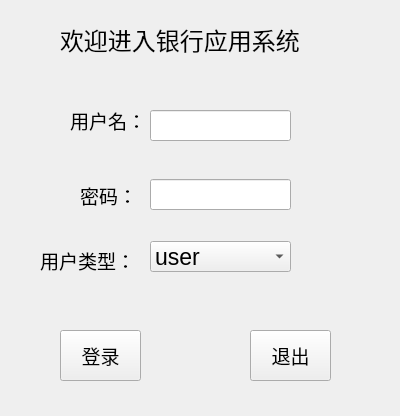
<?xml version="1.0" encoding="UTF-8"?>
<ui version="4.0">
 <class>Widget</class>
 <widget class="QWidget" name="Widget">
  <property name="geometry">
   <rect>
    <x>0</x>
    <y>0</y>
    <width>400</width>
    <height>416</height>
   </rect>
  </property>
  <property name="font">
   <font>
    <pointsize>14</pointsize>
   </font>
  </property>
  <property name="windowTitle">
   <string>Widget</string>
  </property>
  <widget class="QLineEdit" name="lineEdi_dl_user">
   <property name="geometry">
    <rect>
     <x>150</x>
     <y>110</y>
     <width>141</width>
     <height>31</height>
    </rect>
   </property>
  </widget>
  <widget class="QLabel" name="label_primary_user">
   <property name="geometry">
    <rect>
     <x>70</x>
     <y>100</y>
     <width>71</width>
     <height>41</height>
    </rect>
   </property>
   <property name="font">
    <font>
     <pointsize>14</pointsize>
    </font>
   </property>
   <property name="text">
    <string>用户名：</string>
   </property>
  </widget>
  <widget class="QLabel" name="label_2">
   <property name="geometry">
    <rect>
     <x>60</x>
     <y>9</y>
     <width>261</width>
     <height>61</height>
    </rect>
   </property>
   <property name="font">
    <font>
     <pointsize>18</pointsize>
    </font>
   </property>
   <property name="text">
    <string>欢迎进入银行应用系统</string>
   </property>
  </widget>
  <widget class="QLabel" name="label_primary_password">
   <property name="geometry">
    <rect>
     <x>80</x>
     <y>180</y>
     <width>71</width>
     <height>31</height>
    </rect>
   </property>
   <property name="font">
    <font>
     <pointsize>14</pointsize>
    </font>
   </property>
   <property name="text">
    <string>密码：</string>
   </property>
  </widget>
  <widget class="QLineEdit" name="lineEdit_dl_password">
   <property name="geometry">
    <rect>
     <x>150</x>
     <y>179</y>
     <width>141</width>
     <height>31</height>
    </rect>
   </property>
   <property name="echoMode">
    <enum>QLineEdit::Password</enum>
   </property>
  </widget>
  <widget class="QLabel" name="label_primary_type">
   <property name="geometry">
    <rect>
     <x>40</x>
     <y>250</y>
     <width>91</width>
     <height>21</height>
    </rect>
   </property>
   <property name="font">
    <font>
     <pointsize>14</pointsize>
    </font>
   </property>
   <property name="text">
    <string>用户类型：</string>
   </property>
  </widget>
  <widget class="QPushButton" name="pushButton_primary_enter">
   <property name="geometry">
    <rect>
     <x>60</x>
     <y>330</y>
     <width>81</width>
     <height>51</height>
    </rect>
   </property>
   <property name="font">
    <font>
     <pointsize>14</pointsize>
    </font>
   </property>
   <property name="text">
    <string>登录</string>
   </property>
  </widget>
  <widget class="QPushButton" name="pushButton_exit">
   <property name="geometry">
    <rect>
     <x>250</x>
     <y>330</y>
     <width>81</width>
     <height>51</height>
    </rect>
   </property>
   <property name="font">
    <font>
     <pointsize>14</pointsize>
    </font>
   </property>
   <property name="text">
    <string>退出</string>
   </property>
  </widget>
  <widget class="QComboBox" name="comboBox_user_type">
   <property name="geometry">
    <rect>
     <x>150</x>
     <y>241</y>
     <width>141</width>
     <height>31</height>
    </rect>
   </property>
   <property name="font">
    <font>
     <pointsize>17</pointsize>
    </font>
   </property>
   <item>
    <property name="text">
     <string>user</string>
    </property>
   </item>
   <item>
    <property name="text">
     <string>admin</string>
    </property>
   </item>
  </widget>
 </widget>
 <layoutdefault spacing="6" margin="11"/>
 <resources/>
 <connections/>
</ui>
